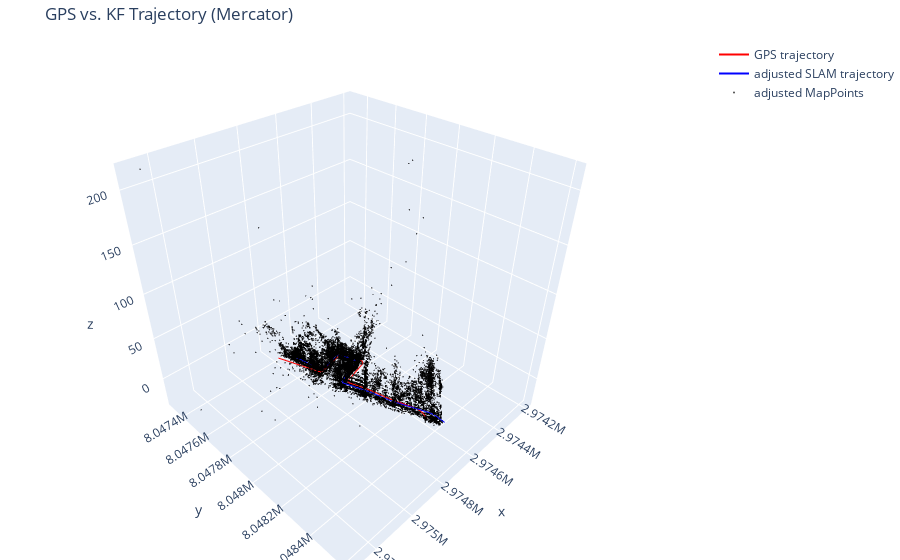

The notebook cell this image was saved under:
### Code cell
kf_trajectory = np.array([[kf.x, kf.y, kf.z] for kf in keyframes])
mp_points = np.array([[mp.x, mp.y, mp.z] for mp in map_points])
adjusted_mp_points = np.array([t + c * R @ p for p in mp_points])

adjusted_slam_fig = go.Figure(data=[
    go.Scatter3d(x=gps_trajectory[:, 0], y=gps_trajectory[:, 1], z=gps_trajectory[:, 2],
                 mode='lines', name='GPS trajectory', marker=dict(color='red')),
    go.Scatter3d(x=aligned_kf_trajectory[:, 0], y=aligned_kf_trajectory[:, 1], z=aligned_kf_trajectory[:,
                 2], mode='lines', name='adjusted SLAM trajectory', marker=dict(color='blue')),
    go.Scatter3d(x=adjusted_mp_points[:, 0], y=adjusted_mp_points[:, 1], z=adjusted_mp_points[:, 2], mode='markers', name='adjusted MapPoints', 
                 marker=dict(size=0.5, opacity=0.7, color='black'))])

adjusted_slam_fig.update_layout(title="GPS vs. KF Trajectory (Mercator)", xaxis_title="X", yaxis_title="Y", margin=dict(l=0, r=0, t=40, b=0))

adjusted_slam_fig.show()

### Figure 1 — Plotly figure (JSON) as saved in the notebook; plotly's stock layout.template omitted (floating-point values rounded to 4 significant figures; data arrays with more than 128 entries replaced by an {"elided": "..."} marker saying what was removed)
{"data": [{"marker": {"color": "red"}, "mode": "lines", "name": "GPS trajectory", "type": "scatter3d", "x": {"elided": "500 float values"}, "y": {"elided": "500 float values"}, "z": {"elided": "500 float values"}}, {"marker": {"color": "blue"}, "mode": "lines", "name": "adjusted SLAM trajectory", "type": "scatter3d", "x": {"elided": "500 float values"}, "y": {"elided": "500 float values"}, "z": {"elided": "500 float values"}}, {"marker": {"color": "black", "opacity": 0.7, "size": 0.5}, "mode": "markers", "name": "adjusted MapPoints", "type": "scatter3d", "x": {"elided": "26593 float values"}, "y": {"elided": "26593 float values"}, "z": {"elided": "26593 float values"}}], "layout": {"margin": {"b": 0, "l": 0, "r": 0, "t": 40}, "title": {"text": "GPS vs. KF Trajectory (Mercator)"}, "xaxis": {"title": {"text": "X"}}, "yaxis": {"title": {"text": "Y"}}}}
